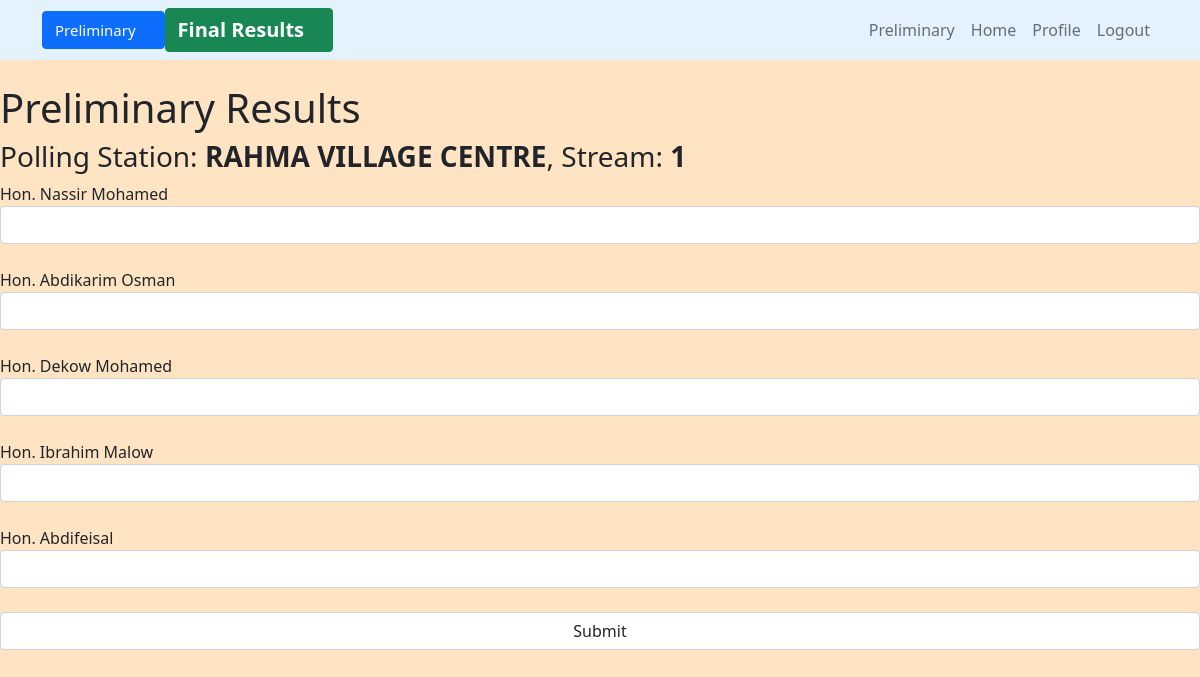
The page /preliminary/ (signed in) on the database as committed earlier.
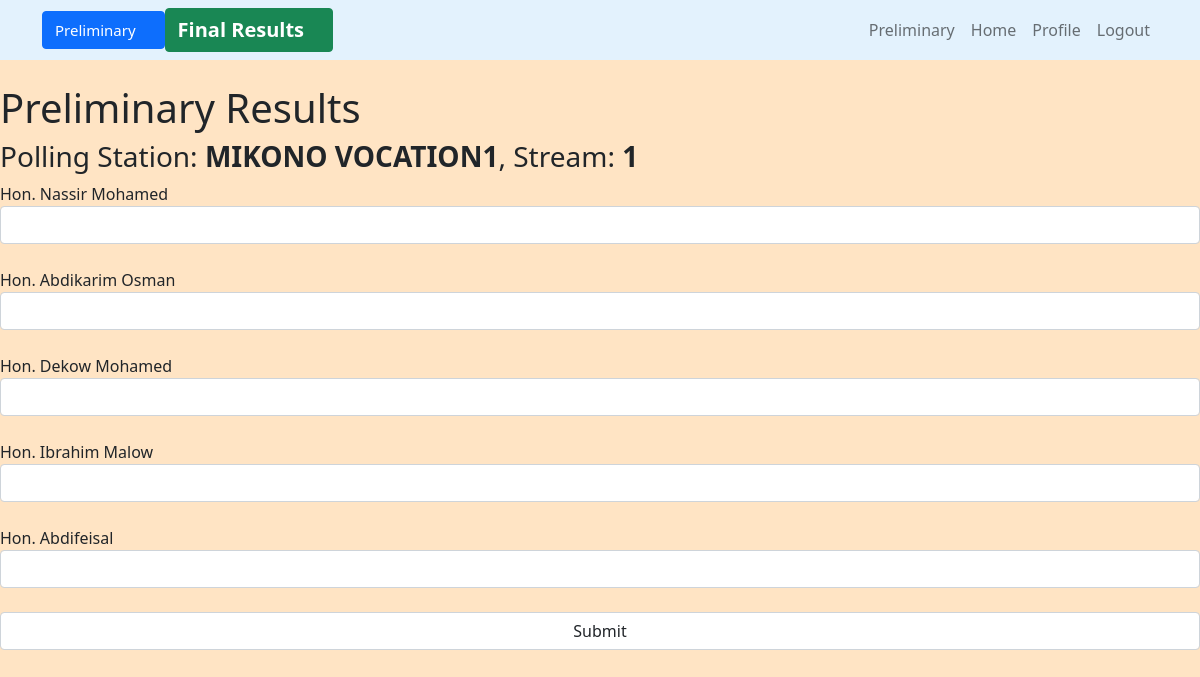
The same page on the database as committed later.
### users/models.py (models this page shows, shortened)
class Profile(models.Model):
    user = models.OneToOneField(User, on_delete=models.CASCADE)
    ward = models.CharField(max_length=50,choices=WARDS)
    pollingStation = models.CharField(max_length=50)
    stream = models.CharField( max_length=50, choices=STREAMS)
    phone = models.CharField(max_length=50)
    fullname = models.CharField(max_length=50)
    id_number = models.CharField(max_length=50)
    role = models.CharField(max_length=50,choices=AGENT_ROLE, default='Polling Agent')

### users/views.py (the view)
# urls.py: path('preliminary/', user_views.preliminary, name='preliminary'),
@login_required
def preliminary(request):
    user = request.user
    profile = Profile.objects.get(user=user)
    return render(request, 'users/preliminary.html',{'profile':profile})

### users/templates/users/preliminary.html (shortened to what this page needs)
{% extends 'users/base.html' %}
{% block content %}
<h1>Preliminary Results</h1>
<form action="{% url 'sendPreliminary' %}" method="post">
    <h3>Polling Station: <strong>{{profile.pollingStation}}</strong>, Stream: <strong>{{profile.stream}}</strong></h3>
    <label for="">Hon. Nassir Mohamed</label>
    <input class="form-control" type="number" name="dolal"><br>
    <label for="">Hon. Abdikarim Osman</label>
    <input class="form-control" type="number" name="osman"><br>
    <label for="">Hon. Dekow Mohamed</label>
    <input class="form-control" type="number" name="dekow"><br>
    <label for="">Hon. Ibrahim Malow</label>
    <input class="form-control" type="number" name="malow"><br>
    <label for="">Hon. Abdifeisal</label>
    <input class="form-control" type="number" name="feisal"><br>
    <input class="form-control" type="submit" value="Submit" name="submit">
</form>
{% endblock content %}

Rows that differ between the two databases and show on the page:
changed Profile: pollingStation "RAHMA VILLAGE CENTRE" → "MIKONO VOCATION1"
